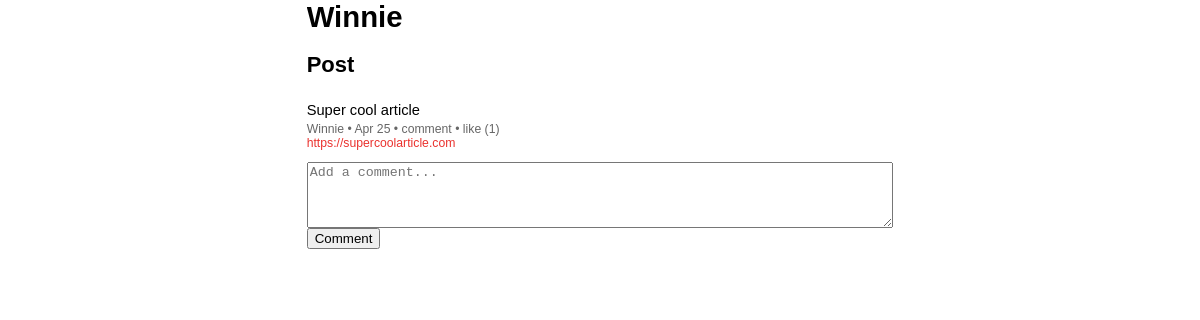
/Linkfeed/post/3/, run on an earlier commit of the app's database.
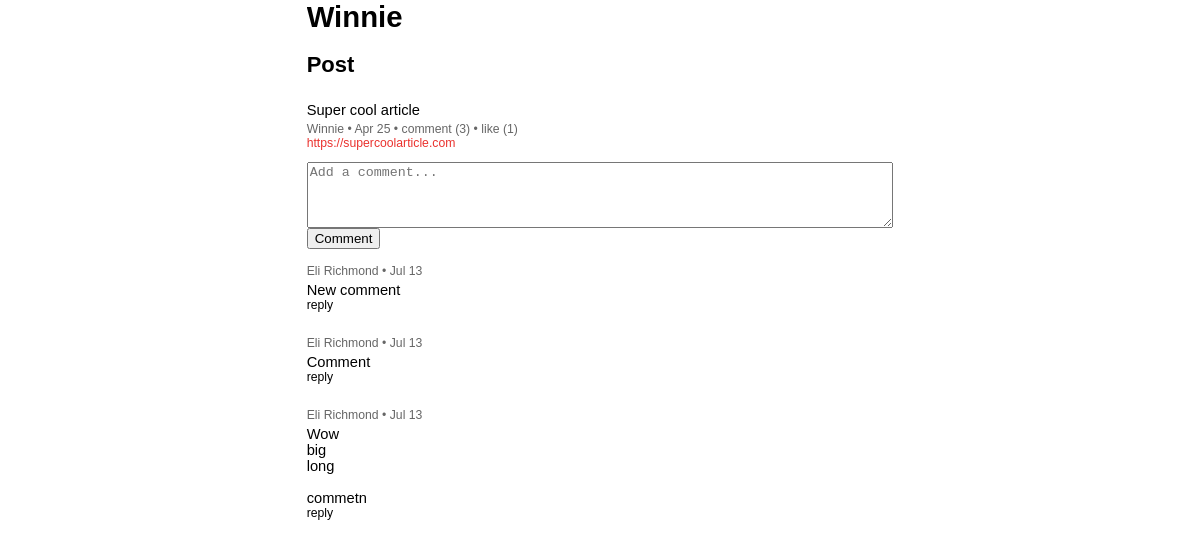
And on a later commit of the database.
### Linkfeed/models.py (models this page shows, shortened)
class Post(models.Model):
    user = models.ForeignKey(User, on_delete=models.CASCADE, related_name="posts")
    title = models.CharField(blank=True, max_length=255)
    body = models.URLField(blank=True, null=True)
    likes = models.ManyToManyField(User, related_name="blog_posts")
    timestamp = models.DateTimeField(auto_now_add=False, null=True)
    is_rss_feed_post = models.BooleanField(default=False)
    def total_comments(self):
        return self.comments.count()
    def total_likes(self):
        return self.likes.count()

class User(AbstractUser):
    pass

class Profile(models.Model):
    user = models.OneToOneField(User, on_delete=models.CASCADE)
    display_name = models.CharField(max_length=255, blank=True, null=True)
    follower = models.ManyToManyField(User, blank=True, related_name="follower_user")
    following = models.ManyToManyField(User, blank=True, related_name="following_user")
    domain = models.URLField(blank=True, null=True)

class Comment(models.Model):
    user = models.ForeignKey(User, on_delete=models.CASCADE, related_name="comments")
    post = models.ForeignKey(Post, on_delete=models.CASCADE, related_name="comments")
    parent_comment = models.ForeignKey('self', on_delete=models.CASCADE, null=True, blank=True, related_name='replies')
    body = models.TextField()
    likes = models.IntegerField(default=0)
    timestamp = models.DateTimeField(auto_now_add=True)
    level = models.IntegerField(default=0)
    read = models.BooleanField(default=False)

### Linkfeed/views.py (the view)
# urls.py: path("post/<int:post_id>/", views.post, name="post"),
def post(request, post_id):
    try:
        stuff = get_object_or_404(Post, id=post_id)
        profile = Profile.objects.get(user=stuff.user)
        total_likes = stuff.total_likes()
        liked = False
        if stuff.likes.filter(id=request.user.id).exists():
            liked = True
        post = get_object_or_404(Post, id=post_id)
        comments = Comment.objects.filter(post=post, parent_comment=None)  # Fetch comments associated with the post
        add_level(comments)
        return render(request, "Linkfeed/post.html", {"post": post, "comments": comments, 'stuff': stuff, 'total_likes': total_likes, 'liked': liked, 'profile': profile})
    except Http404:
        return HttpResponse("404 - Post Not Found", status=404)

### Linkfeed/templatetags/custom_filters.py (called while the page is built)
@register.filter
def smart_date(value):
    now = timezone.now()
    diff = now - value
    if diff.days < 1:
        return naturaltime(value)
    elif value.year == now.year:
        return value.strftime("%b %d")
    else:
        return value.strftime("%b %d, %Y")

### Linkfeed/views.py (called while the page is built)
def add_level(comments, level=0):
    for comment in comments:
        comment.level = level
        print(level)
        add_level(comment.replies.all(), level + 1)

### Linkfeed/templates/Linkfeed/post.html (shortened to what this page needs)
{% extends "Linkfeed/layouts.html" %}
{% block name %}
    {{ profile.display_name }}
{% endblock %}
{% block body %}
    <h2>
        Post
    </h2>
    {% if post %}
        <div class="mt-4">{% include 'Linkfeed/posts.html' %}</div>
    {% endif %}
    <form method="post" action="{% url 'add_comment' post.id %}">
            <textarea name="body" rows="4" placeholder="Add a comment..."required></textarea>
            <button type="submit">
                Comment
            </button>
    </form>
    {% include 'Linkfeed/comments.html' with comments=comments %}
{% endblock %}

### Linkfeed/templates/Linkfeed/posts.html (shortened to what this page needs)
{% load custom_filters %}
<p class="my-0">
    <a href="{{ post.body }}" target="_blank">{{ post.title }}</a>
</p>
<p class="small grey my-0 pt-1">
    <a href="{% url 'profile' post.user.username %}" target="_blank">
        {{ post.user.profile.display_name }}
    </a> •
    {{ post.timestamp|smart_date|capfirst }} •
    <a href="{% url 'post' post.id %}">
        comment {% if post.total_comments %}({{post.total_comments}}){% endif %}
    </a> •
    {% if request.user.is_authenticated %}
    <a href="#" id="like-{{ post.id }}" onclick="likePost('{{ post.id }}')">
        {% if post.liked %}liked{% else %}like{% endif %}
        {% if post.total_likes %}({{post.total_likes}}){% endif %}
    </a>
    {% else %}
    <a href="{% url 'login' %}?next={{ request.path }}">
        {% if post.liked %}liked{% else %}like{% endif %}
        {% if post.total_likes %}({{post.total_likes}}){% endif %}
    </a>
    {% endif %}
</p>
<p class="small red mt-0">
    <a href="{{ post.body }}" target="_blank">{{ post.body }}</a>
</p>

### Linkfeed/templates/Linkfeed/comments.html (shortened to what this page needs)
{% load custom_filters %}
{% for comment in comments %}
    <div class="mb-4" style="margin-left: {{ comment.level }}em;">
        <p class="small grey mb-0">
            <a href="{% url 'profile' comment.user.username %}" target="_blank">
                {{ comment.user.profile.display_name }}
            </a> •
            {{ comment.timestamp|smart_date|capfirst }}
        </p>
        <p class="mb-0 mt-1 preserve">{{ comment.body }}</p>
        <p class="small mt-0">
            <a href="#" onclick="unhideForm({{ comment.id }})">reply</a>
        </p>
    </div>
{% endfor %}

What changed in the data, as far as the page shows it:
shown differently, row unchanged: Post "Super cool article": total_comments (not shown) → "3"
added Comment: user.profile.display_name "Eli Richmond", timestamp|smart_date "Jul 13", body "New comment"
added Comment: user.profile.display_name "Eli Richmond", timestamp|smart_date "Jul 13", body "Comment"
added Comment: user.profile.display_name "Eli Richmond", timestamp|smart_date "Jul 13", body "Wow big long commetn"
